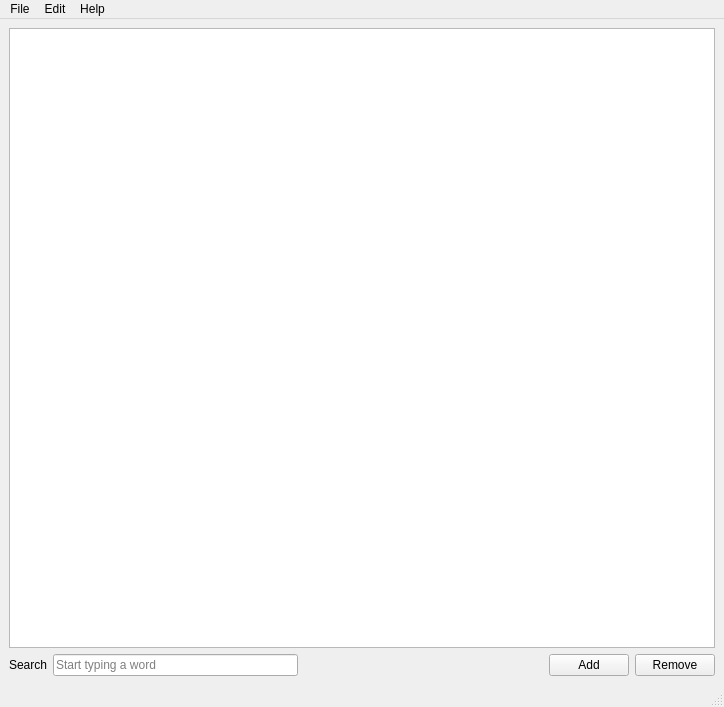
<?xml version="1.0" encoding="UTF-8"?>
<ui version="4.0">
 <class>MainWindow</class>
 <widget class="QMainWindow" name="MainWindow">
  <property name="enabled">
   <bool>true</bool>
  </property>
  <property name="geometry">
   <rect>
    <x>0</x>
    <y>0</y>
    <width>724</width>
    <height>707</height>
   </rect>
  </property>
  <property name="sizePolicy">
   <sizepolicy hsizetype="Fixed" vsizetype="Fixed">
    <horstretch>0</horstretch>
    <verstretch>0</verstretch>
   </sizepolicy>
  </property>
  <property name="minimumSize">
   <size>
    <width>545</width>
    <height>511</height>
   </size>
  </property>
  <property name="maximumSize">
   <size>
    <width>16777215</width>
    <height>16777215</height>
   </size>
  </property>
  <property name="windowTitle">
   <string>MainWindow</string>
  </property>
  <widget class="QWidget" name="centralwidget">
   <layout class="QVBoxLayout" name="verticalLayout_2">
    <item>
     <layout class="QVBoxLayout" name="verticalLayout">
      <item>
       <widget class="QTableView" name="tableView">
        <property name="autoFillBackground">
         <bool>false</bool>
        </property>
        <property name="sizeAdjustPolicy">
         <enum>QAbstractScrollArea::AdjustIgnored</enum>
        </property>
        <property name="dragDropOverwriteMode">
         <bool>true</bool>
        </property>
        <property name="selectionMode">
         <enum>QAbstractItemView::ExtendedSelection</enum>
        </property>
        <property name="selectionBehavior">
         <enum>QAbstractItemView::SelectRows</enum>
        </property>
        <property name="showGrid">
         <bool>true</bool>
        </property>
        <property name="gridStyle">
         <enum>Qt::SolidLine</enum>
        </property>
        <property name="sortingEnabled">
         <bool>true</bool>
        </property>
        <attribute name="horizontalHeaderDefaultSectionSize">
         <number>200</number>
        </attribute>
        <attribute name="horizontalHeaderStretchLastSection">
         <bool>true</bool>
        </attribute>
       </widget>
      </item>
     </layout>
    </item>
    <item>
     <layout class="QHBoxLayout" name="horizontalLayout">
      <item>
       <widget class="QLabel" name="label">
        <property name="text">
         <string>Search</string>
        </property>
       </widget>
      </item>
      <item>
       <widget class="QLineEdit" name="searchLineEdit">
        <property name="placeholderText">
         <string>Start typing a word</string>
        </property>
       </widget>
      </item>
      <item>
       <spacer name="horizontalSpacer">
        <property name="orientation">
         <enum>Qt::Horizontal</enum>
        </property>
        <property name="sizeHint" stdset="0">
         <size>
          <width>40</width>
          <height>20</height>
         </size>
        </property>
       </spacer>
      </item>
      <item>
       <widget class="QPushButton" name="addWordButton">
        <property name="text">
         <string>Add</string>
        </property>
       </widget>
      </item>
      <item>
       <widget class="QPushButton" name="removeWordButton">
        <property name="text">
         <string>Remove</string>
        </property>
       </widget>
      </item>
     </layout>
    </item>
   </layout>
  </widget>
  <widget class="QMenuBar" name="menubar">
   <property name="geometry">
    <rect>
     <x>0</x>
     <y>0</y>
     <width>724</width>
     <height>20</height>
    </rect>
   </property>
   <widget class="QMenu" name="menuFile">
    <property name="title">
     <string>File</string>
    </property>
    <addaction name="actionOpen"/>
    <addaction name="actionSave"/>
    <addaction name="actionSaveAs"/>
    <addaction name="actionClose"/>
   </widget>
   <widget class="QMenu" name="menuText">
    <property name="title">
     <string>Edit</string>
    </property>
    <widget class="QMenu" name="menuEditText">
     <property name="title">
      <string>Edit text</string>
     </property>
    </widget>
    <widget class="QMenu" name="menuEditTaggedText">
     <property name="title">
      <string>Edit tagged text</string>
     </property>
    </widget>
    <addaction name="actionAddText"/>
    <addaction name="separator"/>
    <addaction name="menuEditText"/>
    <addaction name="menuEditTaggedText"/>
   </widget>
   <widget class="QMenu" name="menuHelp">
    <property name="title">
     <string>Help</string>
    </property>
    <addaction name="actionTags"/>
   </widget>
   <addaction name="menuFile"/>
   <addaction name="menuText"/>
   <addaction name="menuHelp"/>
  </widget>
  <widget class="QStatusBar" name="statusbar"/>
  <action name="actionOpen">
   <property name="text">
    <string>Open...</string>
   </property>
   <property name="shortcut">
    <string>Ctrl+O</string>
   </property>
  </action>
  <action name="actionSave">
   <property name="text">
    <string>Save</string>
   </property>
   <property name="shortcut">
    <string>Ctrl+S</string>
   </property>
  </action>
  <action name="actionClose">
   <property name="text">
    <string>Close</string>
   </property>
   <property name="shortcut">
    <string>Ctrl+X</string>
   </property>
  </action>
  <action name="actionSaveAs">
   <property name="text">
    <string>Save as...</string>
   </property>
   <property name="shortcut">
    <string>Ctrl+Shift+S</string>
   </property>
  </action>
  <action name="actionAddText">
   <property name="text">
    <string>Add text...</string>
   </property>
   <property name="shortcut">
    <string>Ctrl+A</string>
   </property>
  </action>
  <action name="actionTags">
   <property name="text">
    <string>Tags</string>
   </property>
  </action>
  <action name="actionj">
   <property name="text">
    <string>j</string>
   </property>
  </action>
 </widget>
 <resources/>
 <connections/>
</ui>
